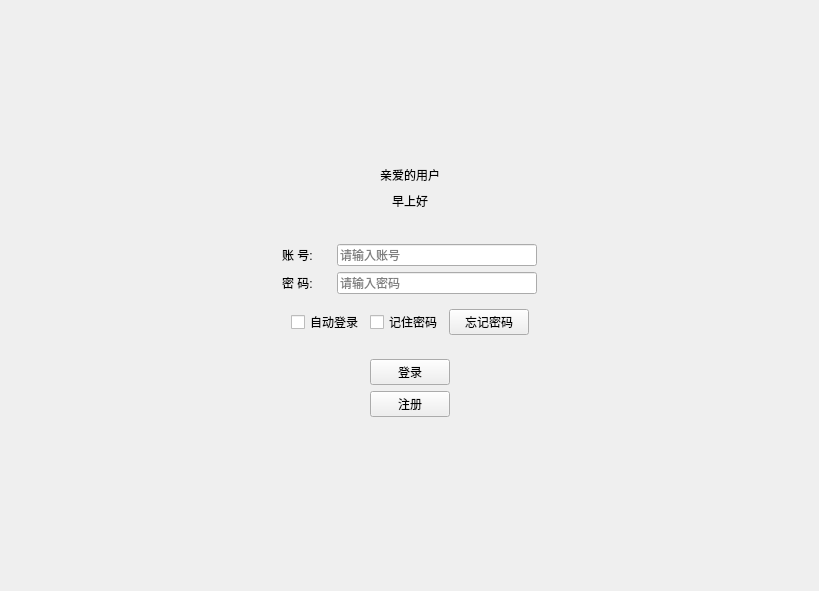
<?xml version="1.0" encoding="UTF-8"?>
<ui version="4.0">
 <class>Login</class>
 <widget class="QWidget" name="Login">
  <property name="geometry">
   <rect>
    <x>0</x>
    <y>0</y>
    <width>819</width>
    <height>591</height>
   </rect>
  </property>
  <property name="windowTitle">
   <string>Form</string>
  </property>
  <layout class="QVBoxLayout" name="verticalLayout_3">
   <item>
    <spacer name="verticalSpacer_2">
     <property name="orientation">
      <enum>Qt::Vertical</enum>
     </property>
     <property name="sizeHint" stdset="0">
      <size>
       <width>20</width>
       <height>40</height>
      </size>
     </property>
    </spacer>
   </item>
   <item>
    <widget class="QWidget" name="widget_6" native="true">
     <layout class="QHBoxLayout" name="horizontalLayout_3">
      <property name="bottomMargin">
       <number>0</number>
      </property>
      <item>
       <spacer name="horizontalSpacer_5">
        <property name="orientation">
         <enum>Qt::Horizontal</enum>
        </property>
        <property name="sizeHint" stdset="0">
         <size>
          <width>40</width>
          <height>20</height>
         </size>
        </property>
       </spacer>
      </item>
      <item>
       <widget class="QLabel" name="userLabel">
        <property name="text">
         <string>亲爱的用户</string>
        </property>
       </widget>
      </item>
      <item>
       <spacer name="horizontalSpacer_6">
        <property name="orientation">
         <enum>Qt::Horizontal</enum>
        </property>
        <property name="sizeHint" stdset="0">
         <size>
          <width>40</width>
          <height>20</height>
         </size>
        </property>
       </spacer>
      </item>
     </layout>
    </widget>
   </item>
   <item>
    <widget class="QWidget" name="widget_7" native="true">
     <layout class="QHBoxLayout" name="horizontalLayout_4">
      <property name="topMargin">
       <number>0</number>
      </property>
      <item>
       <spacer name="horizontalSpacer_7">
        <property name="orientation">
         <enum>Qt::Horizontal</enum>
        </property>
        <property name="sizeHint" stdset="0">
         <size>
          <width>40</width>
          <height>20</height>
         </size>
        </property>
       </spacer>
      </item>
      <item>
       <widget class="QLabel" name="tipsLabel">
        <property name="text">
         <string>早上好</string>
        </property>
       </widget>
      </item>
      <item>
       <spacer name="horizontalSpacer_8">
        <property name="orientation">
         <enum>Qt::Horizontal</enum>
        </property>
        <property name="sizeHint" stdset="0">
         <size>
          <width>40</width>
          <height>20</height>
         </size>
        </property>
       </spacer>
      </item>
     </layout>
    </widget>
   </item>
   <item>
    <widget class="QWidget" name="widget_3" native="true">
     <layout class="QHBoxLayout" name="horizontalLayout">
      <property name="bottomMargin">
       <number>0</number>
      </property>
      <item>
       <spacer name="horizontalSpacer">
        <property name="orientation">
         <enum>Qt::Horizontal</enum>
        </property>
        <property name="sizeHint" stdset="0">
         <size>
          <width>40</width>
          <height>20</height>
         </size>
        </property>
       </spacer>
      </item>
      <item>
       <widget class="QWidget" name="widget" native="true">
        <layout class="QVBoxLayout" name="verticalLayout">
         <item>
          <widget class="QLabel" name="accountLabel">
           <property name="text">
            <string>账 号:</string>
           </property>
          </widget>
         </item>
         <item>
          <widget class="QLabel" name="passwordLabel">
           <property name="text">
            <string>密 码:</string>
           </property>
          </widget>
         </item>
        </layout>
       </widget>
      </item>
      <item>
       <widget class="QWidget" name="widget_2" native="true">
        <layout class="QVBoxLayout" name="verticalLayout_2">
         <item>
          <widget class="QLineEdit" name="accountEdit">
           <property name="sizePolicy">
            <sizepolicy hsizetype="Minimum" vsizetype="Fixed">
             <horstretch>0</horstretch>
             <verstretch>0</verstretch>
            </sizepolicy>
           </property>
           <property name="minimumSize">
            <size>
             <width>200</width>
             <height>0</height>
            </size>
           </property>
           <property name="maximumSize">
            <size>
             <width>16777215</width>
             <height>16777215</height>
            </size>
           </property>
           <property name="text">
            <string/>
           </property>
           <property name="maxLength">
            <number>20</number>
           </property>
           <property name="placeholderText">
            <string>请输入账号</string>
           </property>
           <property name="clearButtonEnabled">
            <bool>true</bool>
           </property>
          </widget>
         </item>
         <item>
          <widget class="QLineEdit" name="passwordEdit">
           <property name="sizePolicy">
            <sizepolicy hsizetype="Minimum" vsizetype="Fixed">
             <horstretch>0</horstretch>
             <verstretch>0</verstretch>
            </sizepolicy>
           </property>
           <property name="minimumSize">
            <size>
             <width>200</width>
             <height>0</height>
            </size>
           </property>
           <property name="maximumSize">
            <size>
             <width>16777215</width>
             <height>16777215</height>
            </size>
           </property>
           <property name="maxLength">
            <number>20</number>
           </property>
           <property name="echoMode">
            <enum>QLineEdit::Password</enum>
           </property>
           <property name="placeholderText">
            <string>请输入密码</string>
           </property>
           <property name="clearButtonEnabled">
            <bool>true</bool>
           </property>
          </widget>
         </item>
        </layout>
       </widget>
      </item>
      <item>
       <spacer name="horizontalSpacer_2">
        <property name="orientation">
         <enum>Qt::Horizontal</enum>
        </property>
        <property name="sizeHint" stdset="0">
         <size>
          <width>40</width>
          <height>20</height>
         </size>
        </property>
       </spacer>
      </item>
     </layout>
    </widget>
   </item>
   <item>
    <widget class="QWidget" name="widget_8" native="true">
     <layout class="QHBoxLayout" name="horizontalLayout_5">
      <property name="topMargin">
       <number>0</number>
      </property>
      <item>
       <spacer name="horizontalSpacer_10">
        <property name="orientation">
         <enum>Qt::Horizontal</enum>
        </property>
        <property name="sizeHint" stdset="0">
         <size>
          <width>40</width>
          <height>20</height>
         </size>
        </property>
       </spacer>
      </item>
      <item>
       <widget class="QCheckBox" name="autoCheckBox">
        <property name="text">
         <string>自动登录</string>
        </property>
       </widget>
      </item>
      <item>
       <widget class="QCheckBox" name="rememberCheckBox">
        <property name="text">
         <string>记住密码</string>
        </property>
       </widget>
      </item>
      <item>
       <widget class="QPushButton" name="resetButton">
        <property name="text">
         <string>忘记密码</string>
        </property>
       </widget>
      </item>
      <item>
       <spacer name="horizontalSpacer_9">
        <property name="orientation">
         <enum>Qt::Horizontal</enum>
        </property>
        <property name="sizeHint" stdset="0">
         <size>
          <width>40</width>
          <height>20</height>
         </size>
        </property>
       </spacer>
      </item>
     </layout>
    </widget>
   </item>
   <item>
    <widget class="QWidget" name="widget_5" native="true">
     <layout class="QHBoxLayout" name="horizontalLayout_2">
      <item>
       <spacer name="horizontalSpacer_3">
        <property name="orientation">
         <enum>Qt::Horizontal</enum>
        </property>
        <property name="sizeHint" stdset="0">
         <size>
          <width>40</width>
          <height>20</height>
         </size>
        </property>
       </spacer>
      </item>
      <item>
       <widget class="QWidget" name="widget_4" native="true">
        <layout class="QVBoxLayout" name="verticalLayout_4">
         <property name="topMargin">
          <number>0</number>
         </property>
         <item>
          <widget class="QPushButton" name="loginButton">
           <property name="text">
            <string>登录</string>
           </property>
          </widget>
         </item>
         <item>
          <widget class="QPushButton" name="registeredButton">
           <property name="text">
            <string>注册</string>
           </property>
          </widget>
         </item>
        </layout>
       </widget>
      </item>
      <item>
       <spacer name="horizontalSpacer_4">
        <property name="orientation">
         <enum>Qt::Horizontal</enum>
        </property>
        <property name="sizeHint" stdset="0">
         <size>
          <width>40</width>
          <height>20</height>
         </size>
        </property>
       </spacer>
      </item>
     </layout>
    </widget>
   </item>
   <item>
    <spacer name="verticalSpacer">
     <property name="orientation">
      <enum>Qt::Vertical</enum>
     </property>
     <property name="sizeHint" stdset="0">
      <size>
       <width>20</width>
       <height>40</height>
      </size>
     </property>
    </spacer>
   </item>
  </layout>
 </widget>
 <resources/>
 <connections/>
</ui>
